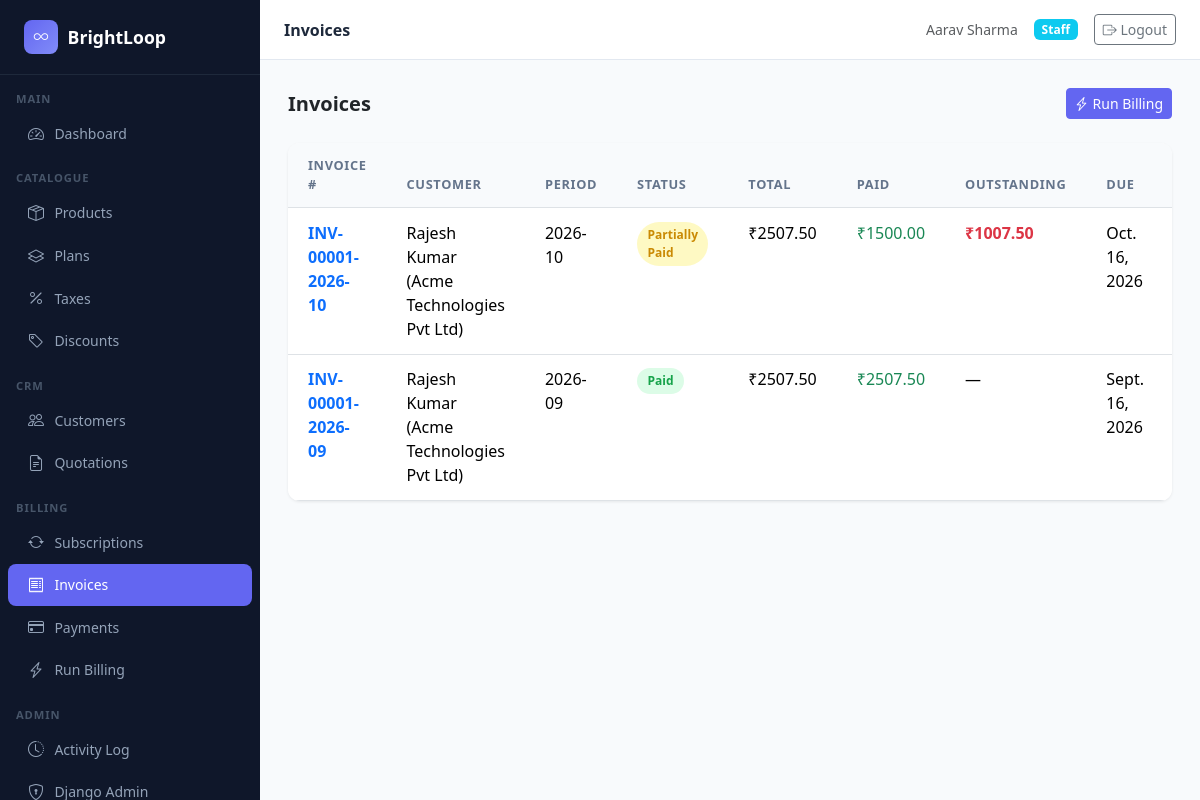
The page /billing/invoices/ (signed in) on the database its author committed.
### billing/models.py (models this page shows, shortened)
class Invoice(models.Model):
    STATUS_CHOICES = [
        ('DRAFT', 'Draft'),
        ('ISSUED', 'Issued'),
        ('PAID', 'Paid'),
        ('PARTIALLY_PAID', 'Partially Paid'),
        ('OVERDUE', 'Overdue'),
        ('VOID', 'Void'),
    ]
    subscription = models.ForeignKey(Subscription, on_delete=models.PROTECT, related_name='invoices')
    invoice_number = models.CharField(max_length=50, unique=True)
    billing_period_key = models.CharField(max_length=20)
    status = models.CharField(max_length=20, choices=STATUS_CHOICES, default='ISSUED')
    base_amount = models.DecimalField(max_digits=10, decimal_places=2)
    discount_amount = models.DecimalField(max_digits=10, decimal_places=2, default=Decimal('0.00'))
    tax_amount = models.DecimalField(max_digits=10, decimal_places=2, default=Decimal('0.00'))
    total_amount = models.DecimalField(max_digits=10, decimal_places=2)
    amount_paid = models.DecimalField(max_digits=10, decimal_places=2, default=Decimal('0.00'))
    issue_date = models.DateField()
    due_date = models.DateField()
    paid_date = models.DateField(null=True, blank=True)
    created_at = models.DateTimeField(auto_now_add=True)
    updated_at = models.DateTimeField(auto_now=True)
    @property
    def outstanding_balance(self):
        return self.total_amount - self.amount_paid
    class Meta:
        ordering = ['-issue_date']
        verbose_name = "Invoice"
        verbose_name_plural = "Invoices"
        unique_together = [('subscription', 'billing_period_key')]
        indexes = [
            models.Index(fields=['subscription', 'billing_period_key']),
            models.Index(fields=['status']),
            models.Index(fields=['due_date']),
        ]

### subscriptions/models.py (models this page shows, shortened)
class Subscription(models.Model):
    STATUS_CHOICES = [
        ('ACTIVE', 'Active'),
        ('PAUSED', 'Paused'),
        ('CANCELLED', 'Cancelled'),
        ('EXPIRED', 'Expired'),
    ]
    VALID_TRANSITIONS = {
        'ACTIVE': ['PAUSED', 'CANCELLED', 'EXPIRED'],
        'PAUSED': ['ACTIVE', 'CANCELLED'],
        'CANCELLED': [],
        'EXPIRED': [],
    }
    quotation = models.OneToOneField(
        Quotation, on_delete=models.PROTECT, related_name='subscription',
        help_text="Source quotation — enforces one subscription per quotation"
    )
    customer = models.ForeignKey(CustomerProfile, on_delete=models.PROTECT, related_name='subscriptions')
    plan = models.ForeignKey(SubscriptionPlan, on_delete=models.PROTECT, related_name='subscriptions')
    status = models.CharField(max_length=20, choices=STATUS_CHOICES, default='ACTIVE')
    billing_cycle = models.CharField(max_length=20)
    plan_price = models.DecimalField(max_digits=10, decimal_places=2)
    discount_amount = models.DecimalField(max_digits=10, decimal_places=2, default=Decimal('0.00'))
    tax_rate = models.DecimalField(max_digits=5, decimal_places=2, default=Decimal('0.00'))
    start_date = models.DateField()
    end_date = models.DateField(null=True, blank=True)
    next_billing_date = models.DateField()
    created_at = models.DateTimeField(auto_now_add=True)
    updated_at = models.DateTimeField(auto_now=True)
    class Meta:
        ordering = ['-created_at']
        verbose_name = "Subscription"
        verbose_name_plural = "Subscriptions"

### accounts/models.py (models this page shows)
class CustomerProfile(models.Model):
    user = models.OneToOneField(User, on_delete=models.CASCADE, related_name='customer_profile')
    company_name = models.CharField(max_length=200, blank=True)
    phone = models.CharField(max_length=20, blank=True)
    address = models.TextField(blank=True)
    gst_number = models.CharField(max_length=20, blank=True)
    created_at = models.DateTimeField(auto_now_add=True)
    updated_at = models.DateTimeField(auto_now=True)
    def __str__(self):
        return f"{self.user.get_full_name() or self.user.username} ({self.company_name})"
    class Meta:
        verbose_name = "Customer Profile"
        verbose_name_plural = "Customer Profiles"
        ordering = ['-created_at']

### billing/views.py (the view)
# urls.py: path('invoices/', views.invoice_list, name='invoice_list'),
@login_required
def invoice_list(request):
    if request.user.is_staff or request.user.is_superuser:
        invoices = Invoice.objects.select_related(
            'subscription__customer__user', 'subscription__plan'
        ).all()
    elif hasattr(request.user, 'customer_profile'):
        invoices = Invoice.objects.filter(
            subscription__customer=request.user.customer_profile
        ).select_related('subscription__plan')
    else:
        invoices = Invoice.objects.none()
    status_filter = request.GET.get('status')
    if status_filter:
        invoices = invoices.filter(status=status_filter)
    return render(request, 'billing/invoice_list.html', {
        'invoices': invoices,
        'status_choices': Invoice.STATUS_CHOICES,
        'active_status': status_filter,
    })

### templates/billing/invoice_list.html (shortened to what this page needs)
{% extends "base.html" %}
{% block page_title %}Invoices{% endblock %}
{% block content %}
<div class="d-flex justify-content-between align-items-center mb-4">
  <h5 class="fw-semibold mb-0">Invoices</h5>
  {% if user.is_staff or user.is_superuser %}
  <a href="{% url 'billing:run_billing' %}" class="btn btn-primary btn-sm"><i class="bi bi-lightning-charge me-1"></i>Run Billing</a>
  {% endif %}
</div>
<div class="table-card">
  <table class="table table-hover mb-0">
    <thead><tr><th>Invoice #</th><th>Customer</th><th>Period</th><th>Status</th><th>Total</th><th>Paid</th><th>Outstanding</th><th>Due</th><th>Actions</th></tr></thead>
    <tbody>
      {% for inv in invoices %}
      <tr>
        <td><a href="{% url 'billing:invoice_detail' inv.pk %}" class="fw-semibold text-decoration-none">{{ inv.invoice_number }}</a></td>
        <td>{{ inv.subscription.customer }}</td>
        <td>{{ inv.billing_period_key }}</td>
        <td><span class="status-badge badge-{{ inv.status|lower }}">{{ inv.get_status_display }}</span></td>
        <td>₹{{ inv.total_amount|floatformat:2 }}</td>
        <td class="text-success">₹{{ inv.amount_paid|floatformat:2 }}</td>
        <td>{% if inv.outstanding_balance > 0 %}<span class="text-danger fw-semibold">₹{{ inv.outstanding_balance|floatformat:2 }}</span>{% else %}—{% endif %}</td>
        <td>{{ inv.due_date }}</td>
        <td>
        </td>
      </tr>
      {% empty %}
      <tr><td colspan="9" class="text-center text-muted py-4">No invoices. <a href="{% url 'billing:run_billing' %}">Run billing</a> to generate.</td></tr>
      {% endfor %}
    </tbody>
  </table>
</div>
{% endblock %}

### templates/base.html (shortened to what this page needs)
<!DOCTYPE html>
<html lang="en" data-bs-theme="light">
<head>
  <link href="https://cdn.jsdelivr.net/npm/bootstrap@5.3.3/dist/css/bootstrap.min.css" rel="stylesheet">
  <link href="https://cdn.jsdelivr.net/npm/bootstrap-icons@1.11.3/font/bootstrap-icons.min.css" rel="stylesheet">
</head>
<body>
{% if user.is_authenticated %}
<nav class="sidebar">
  <a class="sidebar-brand" href="{% url 'dashboard:index' %}">
    <div class="logo-circle"><i class="bi bi-infinity"></i></div>
    BrightLoop
  </a>
  <div class="pt-2">
    <div class="sidebar-section">Main</div>
    <a href="{% url 'dashboard:index' %}" class="nav-link {% if request.resolver_match.app_name == 'dashboard' %}active{% endif %}">
      <i class="bi bi-speedometer2"></i> Dashboard
    </a>
    {% if user.is_staff or user.is_superuser %}
    <div class="sidebar-section mt-2">Catalogue</div>
    <a href="{% url 'products:product_list' %}" class="nav-link {% if request.resolver_match.app_name == 'products' and 'plan' not in request.path and 'tax' not in request.path and 'discount' not in request.path %}active{% endif %}">
      <i class="bi bi-box-seam"></i> Products
    </a>
    <a href="{% url 'products:plan_list' %}" class="nav-link {% if 'plans' in request.path %}active{% endif %}">
      <i class="bi bi-layers"></i> Plans
    </a>
    <a href="{% url 'products:tax_list' %}" class="nav-link {% if 'taxes' in request.path %}active{% endif %}">
      <i class="bi bi-percent"></i> Taxes
    </a>
    <a href="{% url 'products:discount_list' %}" class="nav-link {% if 'discounts' in request.path %}active{% endif %}">
      <i class="bi bi-tag"></i> Discounts
    </a>
    <div class="sidebar-section mt-2">CRM</div>
    <a href="{% url 'accounts:customer_list' %}" class="nav-link {% if request.resolver_match.app_name == 'accounts' %}active{% endif %}">
      <i class="bi bi-people"></i> Customers
    </a>
    <a href="{% url 'quotations:quotation_list' %}" class="nav-link {% if request.resolver_match.app_name == 'quotations' %}active{% endif %}">
      <i class="bi bi-file-earmark-text"></i> Quotations
    </a>
    <div class="sidebar-section mt-2">Billing</div>
    <a href="{% url 'subscriptions:subscription_list' %}" class="nav-link {% if request.resolver_match.app_name == 'subscriptions' %}active{% endif %}">
      <i class="bi bi-arrow-repeat"></i> Subscriptions
    </a>
    <a href="{% url 'billing:invoice_list' %}" class="nav-link {% if 'invoices' in request.path %}active{% endif %}">
      <i class="bi bi-receipt"></i> Invoices
    </a>
    <a href="{% url 'billing:payment_list' %}" class="nav-link {% if 'payments' in request.path %}active{% endif %}">
      <i class="bi bi-credit-card"></i> Payments
    </a>
    <a href="{% url 'billing:run_billing' %}" class="nav-link {% if 'run-billing' in request.path %}active{% endif %}">
      <i class="bi bi-lightning-charge"></i> Run Billing
    </a>
    <div class="sidebar-section mt-2">Admin</div>
    <a href="{% url 'accounts:activity_log' %}" class="nav-link {% if 'activity' in request.path %}active{% endif %}">
      <i class="bi bi-clock-history"></i> Activity Log
    </a>
    <a href="/admin/" class="nav-link">
      <i class="bi bi-shield-lock"></i> Django Admin
    </a>
    {% endif %}
  </div>
</nav>
<div class="main-wrapper">
  <div class="topbar">
    <span class="page-title">{% block page_title %}BrightLoop{% endblock %}</span>
    <div class="d-flex align-items-center gap-3">
      <span class="text-muted small">{{ user.get_full_name|default:user.username }}</span>
      {% if user.is_superuser %}
        <span class="badge bg-danger">Admin</span>
      {% elif user.is_staff %}
        <span class="badge bg-info">Staff</span>
      {% else %}
        <span class="badge bg-secondary">Customer</span>
      {% endif %}
      <form method="post" action="{% url 'accounts:logout' %}" class="d-inline mb-0">
        <button type="submit" class="btn btn-sm btn-outline-secondary">
          <i class="bi bi-box-arrow-right"></i> Logout
        </button>
      </form>
    </div>
  </div>
  <div class="content-area">
    {% block content %}{% endblock %}
  </div>
</div>
{% else %}
  {% block auth_content %}{% endblock %}
{% endif %}
</body>
</html>

### templates/base.html (style rules this page uses)
:root { --sidebar-bg: #0f172a; --sidebar-text: #94a3b8; --sidebar-active: #6366f1; --sidebar-hover: #1e293b; --sidebar-width: 260px; --topbar-height: 60px; }
body { background: #f8fafc; font-family: 'Segoe UI', system-ui, sans-serif; }
.sidebar { position: fixed; top: 0; left: 0; bottom: 0; width: var(--sidebar-width); background: var(--sidebar-bg); z-index: 1000; overflow-y: auto; transition: transform .3s; }
.sidebar-brand { padding: 1.25rem 1.5rem; border-bottom: 1px solid #1e293b; color: #fff; font-size: 1.1rem; font-weight: 700; display: flex; align-items: center; gap: .6rem; text-decoration: none; }
.sidebar-brand .logo-circle { width: 34px; height: 34px; border-radius: 8px; background: linear-gradient(135deg, #6366f1, #818cf8); display: flex; align-items: center; justify-content: center; font-size: .9rem; color: #fff; }
.sidebar-section { padding: .5rem 1rem .25rem; font-size: .7rem; font-weight: 600; color: #475569; text-transform: uppercase; letter-spacing: .08em; }
.sidebar .nav-link { color: var(--sidebar-text); padding: .55rem 1.25rem; border-radius: 8px; margin: 1px 8px; display: flex; align-items: center; gap: .65rem; font-size: .875rem; transition: all .15s; }
.sidebar .nav-link.active { background: var(--sidebar-active); color: #fff; }
.sidebar .nav-link .bi { font-size: 1rem; }
.main-wrapper { margin-left: var(--sidebar-width); min-height: 100vh; display: flex; flex-direction: column; }
.topbar { height: var(--topbar-height); background: #fff; border-bottom: 1px solid #e2e8f0; display: flex; align-items: center; justify-content: space-between; padding: 0 1.5rem; position: sticky; top: 0; z-index: 100; }
.topbar .page-title { font-size: 1rem; font-weight: 600; color: #1e293b; }
.content-area { padding: 1.75rem; flex: 1; }
.table-card { background: #fff; border-radius: 12px; box-shadow: 0 1px 3px rgba(0,0,0,.08); overflow: hidden; }
.table-card .table { margin: 0; }
.table-card .table th { background: #f8fafc; border-top: none; font-size: .8rem; font-weight: 600; color: #64748b; text-transform: uppercase; letter-spacing: .05em; }
.table > :not(caption) > * > * { padding: .8rem 1.25rem; }
.badge-paid { background: #dcfce7; color: #16a34a; }
.badge-partially_paid { background: #fef9c3; color: #ca8a04; }
.status-badge { display: inline-flex; align-items: center; gap: .3rem; padding: .25rem .65rem; border-radius: 999px; font-size: .75rem; font-weight: 600; }
.btn-primary { background: #6366f1; border-color: #6366f1; }

### rows shown on the page
Invoice: invoice_number "INV-00001-2026-10", subscription.customer "Rajesh Kumar (Acme Technologies Pvt Ltd)", billing_period_key "2026-10", status "Partially Paid", total_amount "2507.50", amount_paid "1500.00", outstanding_balance "1007.50", due_date "Oct. 16, 2026"
Invoice: invoice_number "INV-00001-2026-09", subscription.customer "Rajesh Kumar (Acme Technologies Pvt Ltd)", billing_period_key "2026-09", status "Paid", total_amount "2507.50", amount_paid "2507.50", due_date "Sept. 16, 2026"

### other values the page prints
{{ user.get_full_name|default:user.username }} "Aarav Sharma"
